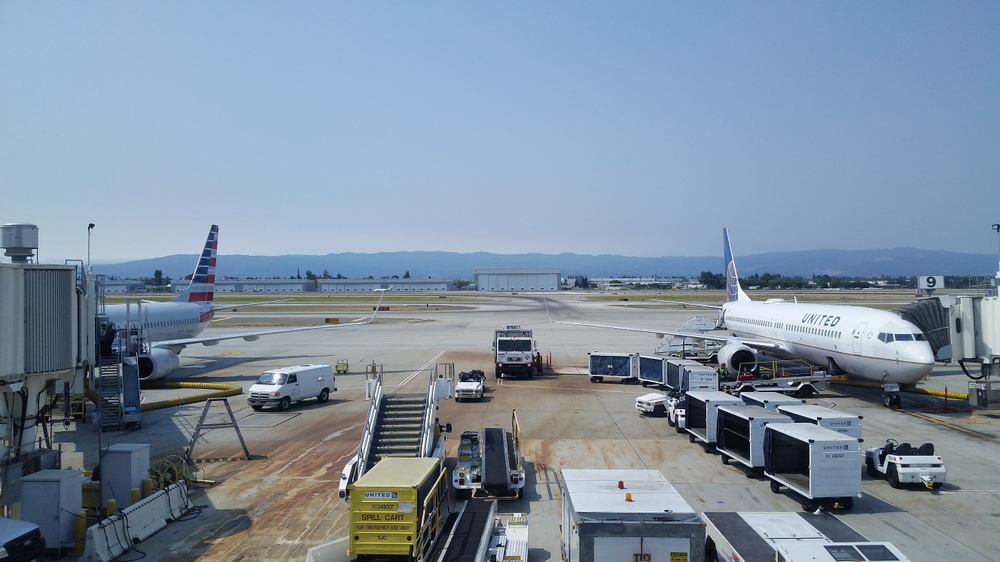
#> input picture HW3/HW3/images/airport_image1.png, 1000 x 562 px, shrunk from 1328 x 747 before the run
$ python main.py images/airport_image1.png images/airport_image2.png
#> lines starting #> are read from the running program, lines starting #| are printed output that depends on the picture
### HW3/HW3/harris_corner.py
# Tasnia Sarwar
# COMP 590, Spring 2020
# Assignment: Feature Extraction

import numpy as np
from scipy.ndimage.filters import gaussian_filter, maximum_filter, sobel
import matplotlib.pyplot as plt


# -------------------------------------------------------------------------------


class HarrisCornerFeatureDetector:
    def __init__(self, args):
        self.gaussian_sigma = args.gaussian_sigma
        self.maxfilter_window_size = args.maxfilter_window_size
        self.harris_corner_k = args.harris_corner_k
        self.max_num_features = args.max_num_features

    # ---------------------------------------------------------------------------

    # detect corner features in an input image
    # inputs:
    # - image: a grayscale image
    # returns:
    # - keypoints: N x 2 array of keypoint (x,y) pixel locations in the image,
    #   assumed to be integer coordinates
    def __call__(self, image):
        corner_response = self.compute_corner_response(image)
        keypoints = self.get_keypoints(corner_response)

        return keypoints

    # ---------------------------------------------------------------------------

    # compute the Harris corner response function for each point in the image
    #   R(x, y) = det(M(x, y) - k * tr(M(x, y))^2
    # where
    #             [      I_x(x, y)^2        I_x(x, y) * I_y(x, y) ]
    #   M(x, y) = [ I_x(x, y) * I_y(x, y)        I_y(x, y)^2      ] * G
    #
    # with "* G" denoting convolution with a 2D Gaussian.
    #
    # inputs:
    # - image: a grayscale image
    # returns:
    # - R: transformation of the input image to reflect "cornerness"
    def compute_corner_response(self, image):

        # Derivatives in x and y directions
        I_x = sobel(image, 0)
        I_y = sobel(image, 1)

        # A, B, C from matrix M defined in paper
        A = gaussian_filter(I_x ** 2, self.gaussian_sigma)
        B = gaussian_filter(I_y ** 2, self.gaussian_sigma)
        C = gaussian_filter(I_x * I_y, self.gaussian_sigma)

        # det(M), tr(M) as defined in paper
        det = A * B - C ** 2
        trace = A + B
        R = det - self.harris_corner_k * trace ** 2
        return R

    # ---------------------------------------------------------------------------

    # find (x,y) pixel coordinates of maxima in a corner response map
    # inputs:
    # - R: Harris corner response map
    # returns:
    # - keypoints: N x 2 array of keypoint (x,y) pixel locations in the corner
    #   response map, assumed to be integer coordinates
    def get_keypoints(self, R):
        w = self.maxfilter_window_size
        n = int((w - 1) / 2)
        K = self.max_num_features
        # R[R != maximum_filter{R]] = 0 ??
        # Get all local maxima in wxw neighborhood?
        maximas = []
        maxes = []
        for i in range(R.shape[0]):
            for j in range(R.shape[1]):
                u = max(0, i - n)
                d = min(i + n + 1, R.shape[0] - 1)
                l = max(0, j - n)
                r = min(j + n + 1, R.shape[1] - 1)
                # maxima = np.unravel_index(R[u:d, l:r].argmax(), (d - u, r - l))
                local_max = R[u:d, l:r].max()
                if R[i, j] == local_max:
                    maximas.append([i, j])
                    maxes.append(local_max)

        # Get K largest maxes?
        maxes.sort(reverse=True)
        maxes = maxes[0:K]
        # Match maxima to K maxes
        points = []
        for m in maximas:
            # if point is a local max and > 0...
            if R[m[0], m[1]] in maxes and R[m[0], m[1]] > 0:
                points.append([m[1], m[0]])
            if len(points) > K:
                break
        return np.array(points).astype(int)[0:K]

### HW3/HW3/feature_matcher.py
# Tasnia Sarwar
# COMP 590, Spring 2020
# Assignment: Feature Extraction

import numpy as np
import cv2


# -------------------------------------------------------------------------------


class FeatureMatcher:
    def __init__(self, args):
        self.window_size = args.matching_window_size

        if self.window_size % 2 != 1:
            raise ValueError("window size must be an odd number")

        if args.matching_method.lower() == "ssd":
            self.matching_method = self.match_ssd
        elif args.matching_method.lower() == "ncc":
            self.matching_method = self.match_ncc
        else:
            raise ValueError("invalid matching method")

    # ---------------------------------------------------------------------------

    # extract descriptors and match keypoints between two images
    #
    # inputs:
    # - image1: first input image, assumed to be grayscale
    # - keypoints1: N1 x 2 array of keypoint (x,y) pixel locations in the first
    #   image, assumed to be integer coordinates
    # - image2: second input image, assumed to be grayscale
    # - keypoints2: N2 x 2 array of keypoint (x,y) pixel locations in the second
    #   image, assumed to be integer coordinates
    # returns:
    # - matches: M x 2 array of indices for the matches; the first column
    #   provides the index for the keypoint in the first image, and the second
    #   column provides the corresponding keypoint index in the second image
    def __call__(self, image1, keypoints1, image2, keypoints2):
        d1 = self.get_descriptors(image1, keypoints1)
        d2 = self.get_descriptors(image2, keypoints2)

        match_matrix = self.matching_method(d1, d2)
        matches = self.compute_matches(match_matrix)

        return matches

    # ---------------------------------------------------------------------------

    # extract descriptors from an image
    #
    # inputs:
    # - image: input image, assumed to be grayscale
    # - keypoints: N x 2 array of keypoint (x,y) pixel locations in the image,
    #   assumed to be integer coordinates
    # returns:
    # - descriptors: N x <window size**2> array of feature descriptors for the
    #   keypoints; in the implementation here, the descriptors are the
    #   (window_size, window_size) patch centered at every keypoint
    def get_descriptors(self, image, keypoints):
        n = int((self.window_size - 1) / 2)
        descriptor = np.empty((keypoints.shape[0], self.window_size ** 2))

        # Use replicate padding to take care of key points on the edge
        paddedim = cv2.copyMakeBorder(image, n, n, n, n, cv2.BORDER_REPLICATE)
        for i in range(keypoints.shape[0]):
            descriptor[i] = np.array(paddedim[keypoints[i, 1] - n + n:keypoints[i, 1] + n + n + 1,
                                     keypoints[i, 0] - n + n:keypoints[i, 0] + n + n + 1].flatten())
        return np.array(descriptor)

    # ---------------------------------------------------------------------------

    # compute a distance matrix between two sets of feature descriptors using
    # sum-of-squares differences
    #
    # inputs:
    # - d1: N1 x <feature_length> array of keypoint descriptors
    # - d2: N2 x <feature_length> array of keypoint descriptors
    # returns:
    # - match_matrix: N1 x N2 array of descriptor distances, with the rows
    #   corresponding to d1 and the columns corresponding to d2
    def match_ssd(self, d1, d2):
        match_matrix = np.zeros((d1.shape[0], d2.shape[0]))
        for f1 in range(d1.shape[0]):
            for f2 in range(d2.shape[0]):
                match_matrix[f1, f2] = np.sum((d1[f1] - d2[f2]) ** 2)
        return match_matrix

    # ---------------------------------------------------------------------------

    # compute a distance matrix between two sets of feature descriptors using
    # one minus the normalized cross-correlation
    #
    # inputs:
    # - d1: N1 x <feature_length> array of keypoint descriptors
    # - d2: N2 x <feature_length> array of keypoint descriptors
    # returns:
    # - match_matrix: N1 x N2 array of descriptor distances, with the rows
    #   corresponding to d1 and the columns corresponding to d2
    # [10 lines left out: function match_ncc, not called in this run]

    # ---------------------------------------------------------------------------

    # given a matrix of descriptor distances for keypoint pairs, compute
    # keypoint correspondences between two images
    #
    # inputs:
    # - match_matrix: N1 x N2 array of descriptor distances, with the rows
    #   corresponding to the N1 keypoints in the first image and the columns
    #   corresponding to the N2 keypoints in the second image
    # returns:
    # - matches: M x 2 array of indices for the M matches; the first column
    #   provides the index for the keypoint in the first image, and the second
    #   column provides the corresponding keypoint index in the second image
    def compute_matches(self, match_matrix):
        matches1 = []
        for idx1 in range(match_matrix.shape[0]):
            idx2 = np.argmin(match_matrix[idx1])
            matches1.append((idx1, idx2))

        matches2 = []
        for idx2 in range(match_matrix.shape[1]):
            idx1 = np.argmin(match_matrix[:, idx2])
            matches2.append((idx1, idx2))

        one_one = []
        for row in matches1:
            if row in matches2:
                one_one.append([row[0], row[1]])
        return np.array(one_one)

### HW3/HW3/plot_util.py
# Tasnia Sarwar
# COMP 590, Spring 2020
# Assignment: Feature Extraction

import matplotlib.pyplot as plt
import numpy as np

try:
    # Python 2
    from itertools import izip
except ImportError:
    # Python 3
    izip = zip


#-------------------------------------------------------------------------------

# display keypoints in an image
#
# inputs:
# - image: input image, assumed to be grayscale
# - keypoints: Nx2 array of keypoint (x,y) pixel locations in the image
# returns: None
def plot_keypoints(image, keypoints):
    plt.imshow(image, cmap="gray")
    plt.scatter(keypoints[:,0], keypoints[:,1], s=8, c="r")
    plt.xlim(0, image.shape[1])
    plt.ylim(image.shape[0], 0)


#-------------------------------------------------------------------------------

# display keypoint matches between a pair of images
#
# inputs:
# - image1: first input image, assumed to be grayscale
# - keypoints1: N1 x 2 array of keypoint (x,y) pixel locations in the first
#   image, assumed to be integer coordinates
# - image2: second input image, assumed to be grayscale
# - keypoints2: N2 x 2 array of keypoint (x,y) pixel locations in the second
#   image, assumed to be integer coordinates
# - matches: M x 2 array of indices for the matches; the first column
#   provides the index for the keypoint in the first image, and the second
#   column provides the corresponding keypoint index in the second image
# returns: None
def plot_matches(image1, keypoints1, image2, keypoints2, matches):
    keypoints1 = keypoints1[matches[:, 0]]
    keypoints2 = keypoints2[matches[:, 1]]

    # show the original images side-by-side
    im = np.column_stack((image1, image2))
    plt.imshow(im, cmap="gray")
    plt.scatter(keypoints1[:, 0], keypoints1[:, 1],
		  facecolors='none', edgecolors='r')
    plt.scatter(keypoints2[:, 0] + image1.shape[1], keypoints2[:, 1],
		  facecolors='none', edgecolors='r')

    # draw the matches with random colors
    for kp1, kp2 in izip(keypoints1, keypoints2):
        x = (kp1[0], kp2[0] + image1.shape[1])
        y = (kp1[1], kp2[1])
        c = (2. * np.random.rand(3) + 1.) / 3. # RGB \in (0.5, 1)
        plt.plot(x, y, color=c, linewidth=1.0)

    plt.gca().axis('off')
    plt.tight_layout()

### HW3/HW3/main.py
# Tasnia Sarwar
# COMP 590, Spring 2020
# Assignment: Feature Extraction

import matplotlib.pyplot as plt
import numpy as np

from feature_matcher import FeatureMatcher
from harris_corner import HarrisCornerFeatureDetector
from plot_util import plot_keypoints, plot_matches

#-------------------------------------------------------------------------------

# convert a color image to a grayscale image according to luminance
# this uses the conversion for modern CRT phosphors suggested by Poynton
# see: http://poynton.ca/PDFs/ColorFAQ.pdf
#
# input:
# - image: RGB uint8 image (values 0 to 255)
# returns:
# - gray_image: grayscale version of the input RGB image, with floating point
#   values between 0 and 1
def rgb2gray(image):
    red, green, blue = image[:,:,0], image[:,:,1], image[:,:,2]
    return (0.2125 * red + 0.7154 * green + 0.0721 * blue) / 255.

#-------------------------------------------------------------------------------

def main(args):
    # create the feature extractor
    extractor = HarrisCornerFeatureDetector(args)

    # convert uint8 RGB images to grayscale images in the range [0, 1]
    image1 = plt.imread(args.image1)
#> image1 is the input picture: shape (562, 1000, 3) float32; mean R, G, B 0.497, 0.564, 0.636
    image1 = rgb2gray(image1)

    image2 = plt.imread(args.image2)
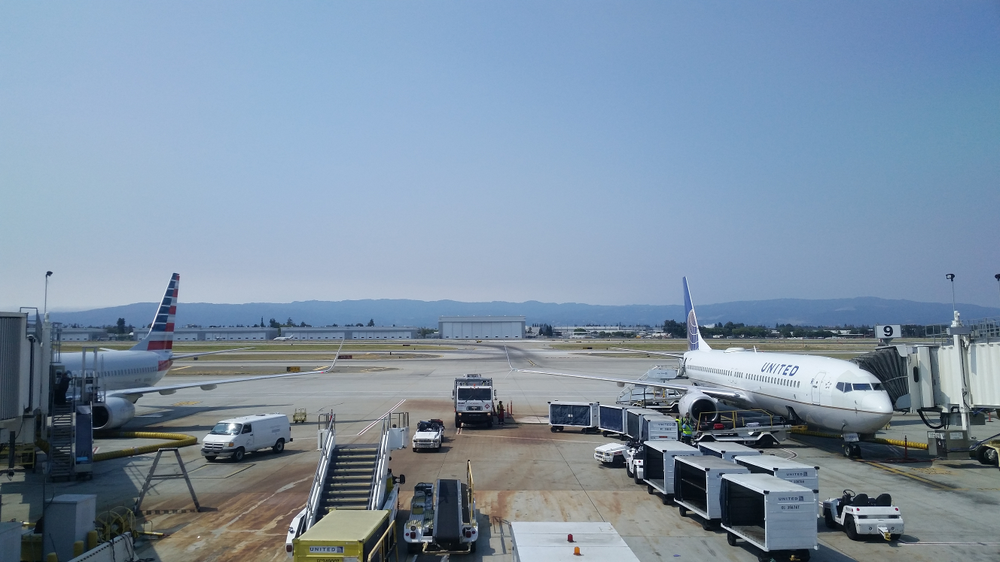
#> input picture HW3/HW3/images/airport_image2.png, 1000 x 562 px, shrunk from 1328 x 747 before the run
#> image2 is the input picture: shape (562, 1000, 3) float32; mean R, G, B 0.492, 0.569, 0.647
    image2 = rgb2gray(image2)

    # keypoints: Nx2 array of (x, y) pixel coordinates for detected features
    keypoints1 = extractor(image1)
#> in compute_corner_response, `R = det - self.harris_corner_k * trace ** 2`:
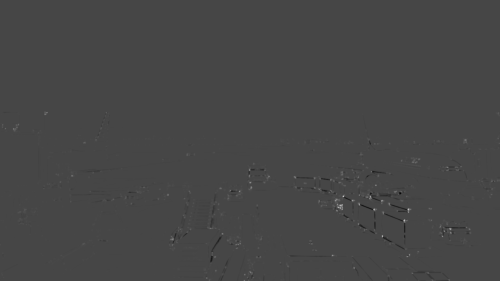
#> R: shape (562, 1000) float32 (shown at 1/2 size); min -5.26e-10, max 1.38e-09, mean 2.79e-13; drawn with min black and max white
#> after the loop in get_keypoints, `for i in range(R.shape[0]):`: maxes = 3234 values, max 1.38e-09 at index 2388, min -3.67e-12 at index 2465, mean 2.54e-11; maximas = 3234 pairs, first value 0 to 560, second value 0 to 998
#> in get_keypoints, `maxes = maxes[0:K]`: maxes = 1000 values, max 1.38e-09 at index 0, min 3.68e-13 at index 999, mean 8.22e-11
#> the loop in get_keypoints, `for m in maximas:` made 3234 passes
#> m on passes 1 to 3: [0, 28], [0, 48], [0, 114]
#> after the loop in get_keypoints, `for m in maximas:`: points = 1000 pairs, first value 0 to 998, second value 225 to 560
#> in __call__, `keypoints = self.get_keypoints(corner_response)`: keypoints has the same summary as points in get_keypoints
#> keypoints1 has the same summary as points in get_keypoints
    keypoints2 = extractor(image2)
#> in compute_corner_response (call 2), `trace = A + B`:
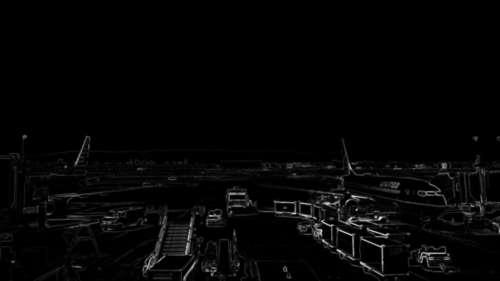
#> trace: shape (562, 1000) float32 (shown at 1/2 size); min 6.11e-10, max 0.000103, mean 2.28e-06; drawn with min black and max white
#> the loop in get_keypoints (call 2), `for m in maximas:` made 3258 passes
#> m on passes 1 to 3: [0, 57], [0, 128], [0, 137]
#> keypoints2 = 1000 pairs, first value 0 to 998, second value 272 to 560

    # create the feature matcher and perform matching
    feature_matcher = FeatureMatcher(args)
    matches = feature_matcher(image1, keypoints1, image2, keypoints2)
#> in get_descriptors (call 2), `paddedim = cv2.copyMakeBorder(image, n, n, n, n, cv2.BORDER_REPLICATE)`:
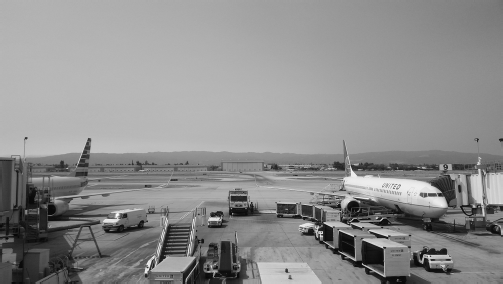
#> paddedim: shape (568, 1006) float32 (shown at 1/2 size); min 0, max 0.00392, mean 0.00219; drawn with min black and max white
#> after the loop in match_ssd, `for f1 in range(d1.shape[0]):`:
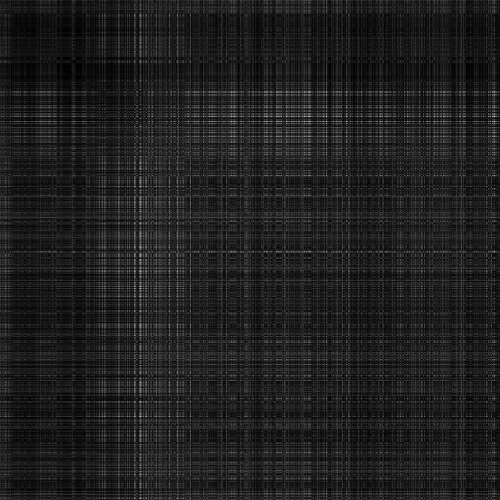
#> match_matrix: shape (1000, 1000) float64 (shown at 1/2 size); min 2.33e-07, max 0.000534, mean 6.63e-05; drawn with min black and max white
#> the loop in compute_matches, `for idx1 in range(match_matrix.shape[0]):` made 1000 passes
#> idx2 on passes 1 to 3: 0, 1, 19
#> after the loop in compute_matches, `for idx1 in range(match_matrix.shape[0]):`: matches1 = 1000 pairs, first value 0 to 999, second value 0 to 998
#> the loop in compute_matches, `for idx2 in range(match_matrix.shape[1]):` made 1000 passes
#> idx1 on passes 1 to 3: 885, 1, 3
#> after the loop in compute_matches, `for idx2 in range(match_matrix.shape[1]):`: matches2 = 1000 pairs, first value 1 to 998, second value 0 to 999
#> the loop in compute_matches, `for row in matches1:` made 1000 passes
#> row on passes 1 to 3: (0, 0), (1, 1), (2, 19)
#> after the loop in compute_matches, `for row in matches1:`: one_one = 451 pairs, first value 1 to 995, second value 1 to 998
#> in __call__, `matches = self.compute_matches(match_matrix)`: matches has the same summary as one_one in compute_matches
#> matches has the same summary as one_one in compute_matches

    # display the keypoints
    plt.figure(1)
    plot_keypoints(image1, keypoints1)

    plt.figure(2)
    plot_keypoints(image2, keypoints2)

    # display the matches between the images
    plt.figure(3)
    plot_matches(image1, keypoints1, image2, keypoints2, matches)
#> in plot_matches, `keypoints1 = keypoints1[matches[:, 0]]`: keypoints1 = 451 pairs, first value 2 to 998, second value 225 to 560
#> in plot_matches, `keypoints2 = keypoints2[matches[:, 1]]`: keypoints2 = 451 pairs, first value 0 to 998, second value 273 to 560
#> in plot_matches, `im = np.column_stack((image1, image2))`:
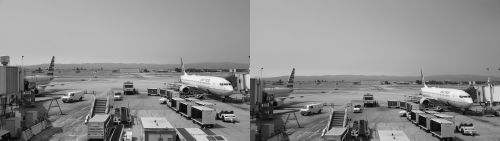
#> im: shape (562, 2000) float32 (shown at 1/4 size); min 0, max 0.00392, mean 0.00218; drawn with min black and max white
#> the loop in plot_matches, `for kp1, kp2 in izip(keypoints1, keypoints2):` made 451 passes
#> (kp1, kp2, x, y, c) on passes 1 to 3: ([212, 225], [173, 273], (212, 1173), (225, 273), [0.699, 0.81, 0.735]), ([996, 226], [950, 275], (996, 1950), (226, 275), [0.697, 0.616, 0.764]), ([724, 228], [684, 277], (724, 1684), (228, 277), [0.625, 0.928, 0.976])

    plt.show()
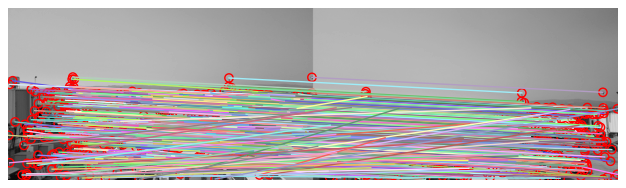
#> figure drawn by matplotlib, 1 panel

#-------------------------------------------------------------------------------

if __name__ == "__main__":
    import argparse

    parser = argparse.ArgumentParser(
        description="Extract and display Harris Corner features for two "
            "images, and match the features between the images.",
        formatter_class=argparse.ArgumentDefaultsHelpFormatter)

    parser.add_argument("image1", type=str, help="first input image")
    parser.add_argument("image2", type=str, help="second input image")

    # Harris corner detection options
    parser.add_argument("--harris_corner_k", type=float, default=0.05,
        help="k-value for Harris' corner response score")
    parser.add_argument("--gaussian_sigma", type=float, default=1.,
        help="width of the Gaussian used when computing the corner response; "
             "usually set to a value between 1 and 4")
    parser.add_argument("--maxfilter_window_size", type=int, default=11,
        help="size of the (square) maximum filter to use when finding corner "
             "maxima")
    parser.add_argument("--max_num_features", type=int, default=1000,
        help="(optional) maximum number of features to extract")

    # feature description and matching options
    parser.add_argument("--matching_method", type=str, default="ssd",
        choices=set(("ssd", "ncc")),
        help="descriptor distance metric to use")
    parser.add_argument("--matching_window_size", type=int, default=7,
        help="window size (width and height) to use when matching; must be an "
             "odd number")

    args = parser.parse_args()

    main(args)
